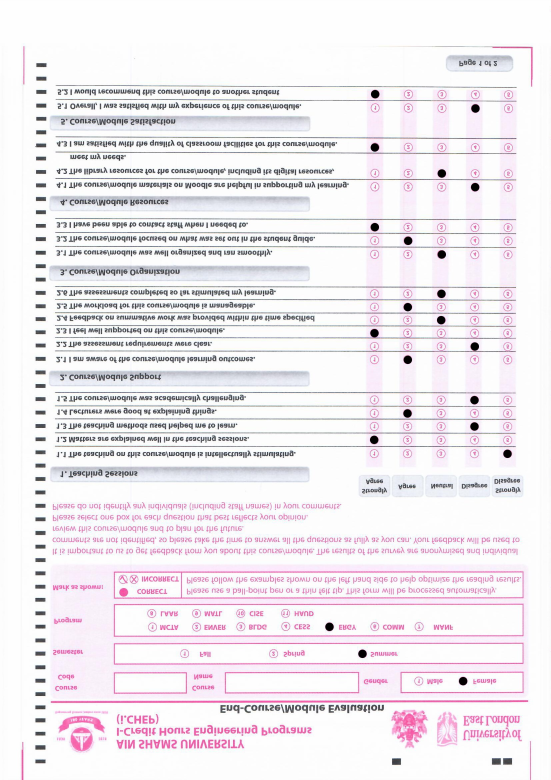
#> input picture testcases/13.jpg, 1653 x 2338 px, given in place of 1.jpg, which was not available (shown at 1/3 size)
$ python testbench.py
#> lines starting #> are read from the running program, lines starting #| are printed output that depends on the picture; after the words box and inside, x2 and y2 are one past the last pixel; in counts of white or black regions, pixels touching at a corner belong together; pictures that were not available may be replaced by others from this repository, and a replacement may not be noted
import numpy as np
import cv2
import math
import sys


# Returns the read image with correct orientation in greyscale
def retrieveImageWithOrientation():

    img = cv2.imread(imagePath, 0)
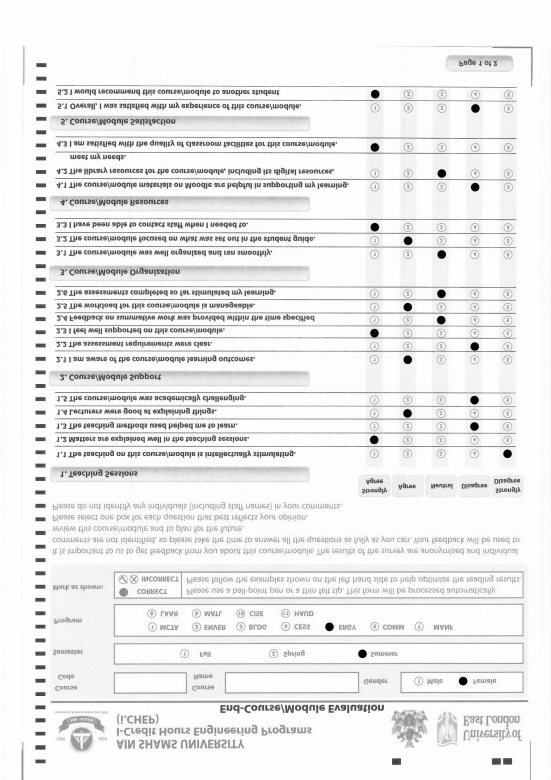
#> img: shape (2338, 1653) (shown at 1/3 size); min 0, max 255, mean 236.7

    # handling 90 degrees rotation
    if img.shape[0] < img.shape[1]:
        img = np.rot90(img)

    # 'D:/learning/cv/Optical-Mark-Recognition-OMR-/CSE365_test_cases_project_1/test_sample1.jpg'

    # Obtain edges
    img_edges = cv2.Canny(img, 100, 100, apertureSize=3)
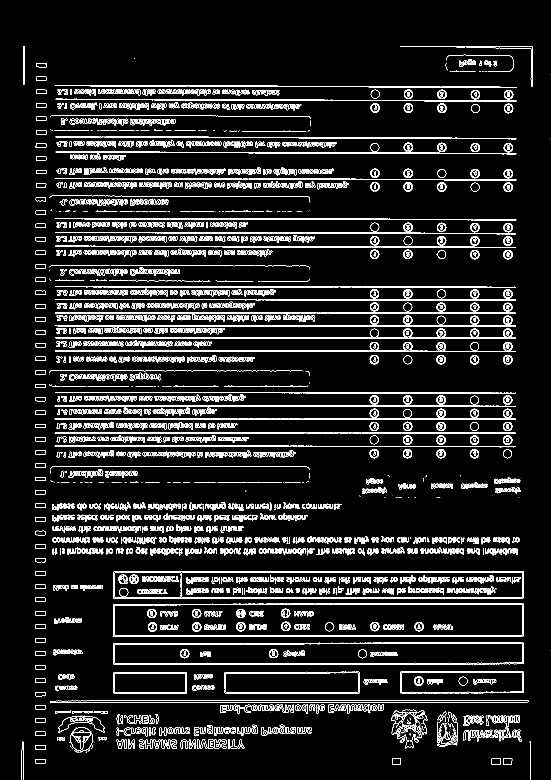
#> img_edges: shape (2338, 1653) (shown at 1/3 size); 6.1% white in thin lines or dots

    # Obtining lines in the image
    lines = cv2.HoughLinesP(img_edges, 1, math.pi / 180.0,
                            100, minLineLength=100, maxLineGap=5)
#> lines = 294 rows, first 6: [343, 1714, 1570, 1714], [341, 1795, 1244, 1795], [341, 1792, 1528, 1792], [172, 978, 1256, 978], [167, 1014, 1116, 1014], [165, 976, 1285, 976]

    # Through testing of a single line, we can determine the angle of rotation of the image
    x1, y1, x2, y2 = lines[0][0]
#> x1 = 343; y1 = 1714; x2 = 1570; y2 = 1714
    angle = math.degrees(math.atan2(y2 - y1, x2 - x1))
#> angle = 0

    # Applying affine rotation transformation with the pre-calculated angle to get an upright image
    image_center = tuple(np.array(img.shape[1::-1]) / 2)
#> image_center = (826.5, 1169)
    rot_mat = cv2.getRotationMatrix2D(image_center, angle, 1.0)
#> rot_mat = [[1, 0, 0], [0, 1, 0]]
    result = cv2.warpAffine(
        img, rot_mat, img.shape[1::-1], flags=cv2.INTER_LINEAR, borderValue=255)

    return result

# iteratorOfImages
for iteratorOfImages in range(1, 24):
    imagePath = f"d:/learning/cv/Optical-Mark-Recognition-OMR/testcases/{iteratorOfImages}.jpg"
    # Retrieving the image with correct upright orientation
    orientedImage = retrieveImageWithOrientation()


    # Getting Binary image
    _, thresh = cv2.threshold(orientedImage, 140, 255,
                            cv2.THRESH_BINARY_INV)
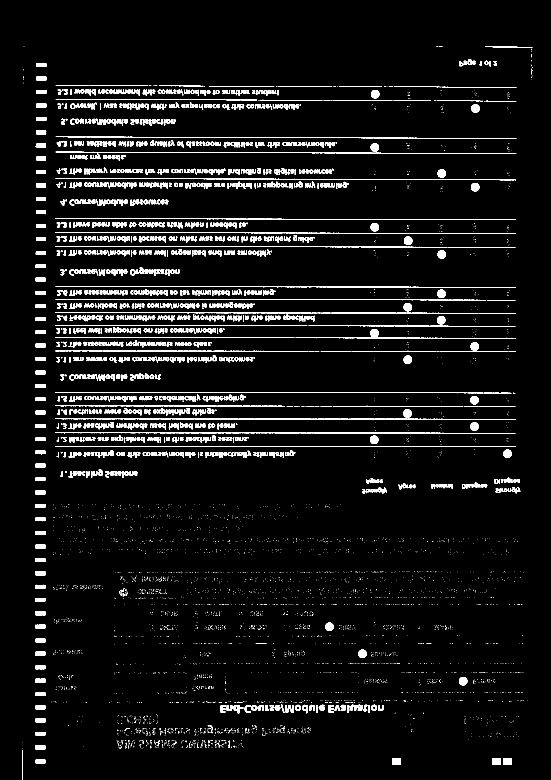
#> thresh: shape (2338, 1653) (shown at 1/3 size); 4.7% white; 5507 white regions (4199 under 20 px), largest, box (x1, y1, x2, y2) and area: (165, 1256, 1547, 1259) 2495, (166, 859, 1547, 863) 2214, (165, 1298, 1547, 1301) 2204

    # Handling horizontal and vertical flips
    openedBlocksImage = cv2.morphologyEx(
        thresh, cv2.MORPH_OPEN, cv2.getStructuringElement(cv2.MORPH_RECT, (25, 14)))
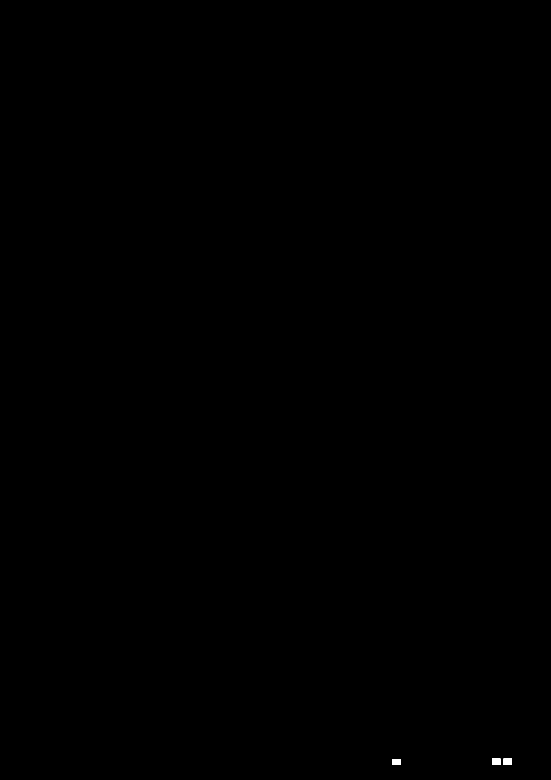
#> openedBlocksImage: shape (2338, 1653) (shown at 1/3 size); 0.04% white; 3 white regions, box (x1, y1, x2, y2) and area: (1476, 2276, 1502, 2295) 494, (1510, 2276, 1536, 2295) 493, (1176, 2277, 1202, 2295) 466

    # Obtaining centroids through connected components
    _, _, _, centroidsBlocksImg = cv2.connectedComponentsWithStats(
        openedBlocksImage, connectivity=8)
#> centroidsBlocksImg = [[825.8, 1168.1], [1188.6, 2285.5], [1488.5, 2285], [1522.5, 2285]]

    # Removing background connected component
    centroidsBlocksImg = centroidsBlocksImg[1: len(centroidsBlocksImg)]
#> centroidsBlocksImg = [[1188.6, 2285.5], [1488.5, 2285], [1522.5, 2285]]

    if centroidsBlocksImg[0][0] <= 520:
        thresh = cv2.flip(thresh, 1)

    if centroidsBlocksImg[0][1] >= 2000:
        thresh = cv2.flip(thresh, 0)
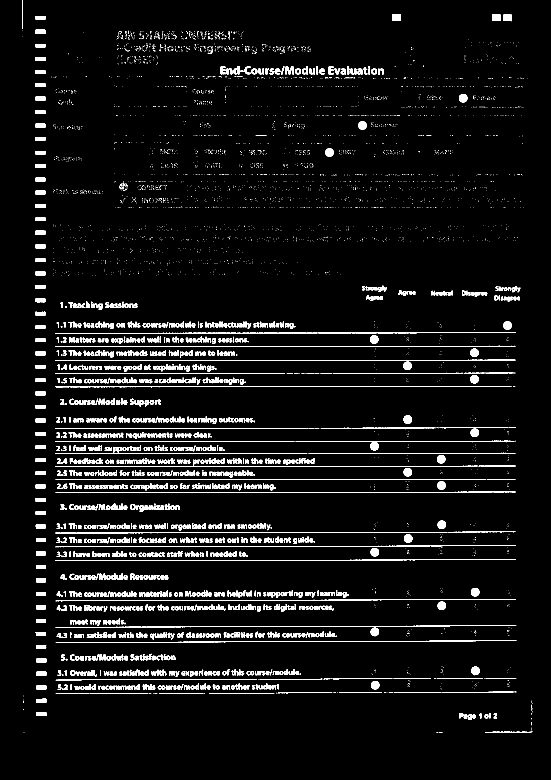
#> thresh: shape (2338, 1653) (shown at 1/3 size); 4.7% white; 5507 white regions (4199 under 20 px), largest, box (x1, y1, x2, y2) and area: (165, 1079, 1547, 1082) 2495, (166, 1475, 1547, 1479) 2214, (165, 1037, 1547, 1040) 2204


    # Opening Image to remove small pixels/noise
    openedImg = cv2.morphologyEx(
        thresh, cv2.MORPH_OPEN, cv2.getStructuringElement(cv2.MORPH_ELLIPSE, (20, 20)))
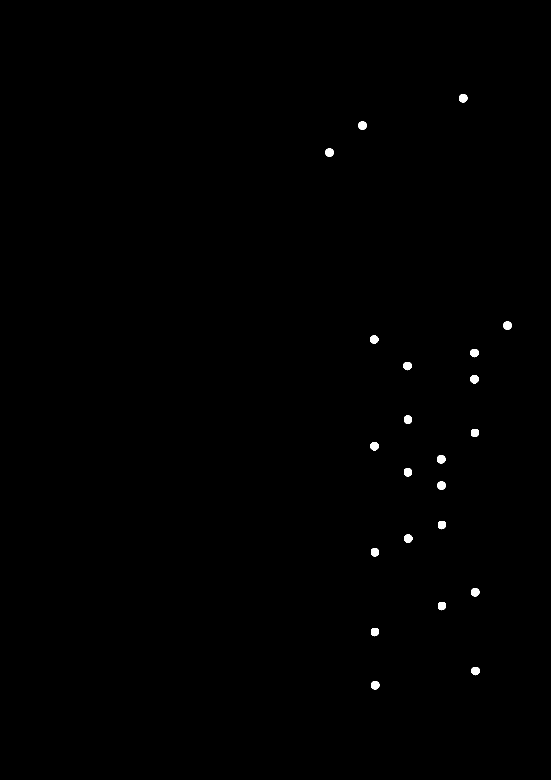
#> openedImg: shape (2338, 1653) (shown at 1/3 size); 0.28% white; 22 white regions, largest, box (x1, y1, x2, y2) and area: (1212, 1247, 1236, 1272) 492, (1312, 1366, 1336, 1391) 491, (1378, 283, 1402, 308) 486

    # Obtaining centroids through connected components
    _, _, _, centroids = cv2.connectedComponentsWithStats(
        openedImg, connectivity=8)
#> centroids = 23 rows, first 8: [824.8, 1168.1], [1389.2, 294.3], [1087.2, 376.3], [988.2, 457.3], [1522.2, 976.3], [1122.2, 1018.1], [1423.2, 1058.3], [1222.2, 1097.3]

    # Removing background connected component
    centroids = centroids[1: len(centroids)]
#> centroids = 22 rows, first 8: [1389.2, 294.3], [1087.2, 376.3], [988.2, 457.3], [1522.2, 976.3], [1122.2, 1018.1], [1423.2, 1058.3], [1222.2, 1097.3], [1423.2, 1137.3]

    # Sorting components by y-coordinate
    centroids = centroids[np.argsort(centroids[:, 1])]

    # Next few lines create three arrays for centroids lying in their respective areas
    # We do this to ignore blobs outside our area of intereset,
    # another benefit is to detect duplicate answers for the same question


    genderCentroids = []
    for i in range(len(centroids)):
        if centroids[i][0] >= 1200 and centroids[i][0] <= 1570 and centroids[i][1] >= 260 and centroids[i][1] <= 320:
            genderCentroids.append(centroids[i])
#> this loop made 22 passes
#> after the loop, genderCentroids = [[1389.2, 294.3]]

    semesterCentroids = []
    for i in range(len(centroids)):
        if centroids[i][0] >= 340 and centroids[i][0] <= 1570 and centroids[i][1] >= 345 and centroids[i][1] <= 405:
            semesterCentroids.append(centroids[i])
#> after the loop, semesterCentroids = [[1087.2, 376.3]]

    programCentroids = []
    for i in range(len(centroids)):
        if centroids[i][0] >= 340 and centroids[i][0] <= 1570 and centroids[i][1] >= 430 and centroids[i][1] <= 525:
            programCentroids.append(centroids[i])
#> after the loop, programCentroids = [[988.2, 457.3]]

    questionsCentroids = []
    for i in range(len(centroids)):
        if centroids[i][0] >= 1100 and centroids[i][0] <= 1560 and centroids[i][1] >= 930 and centroids[i][1] <= 2075:
            questionsCentroids.append(centroids[i])
#> after the loop, questionsCentroids = 19 items, first 6: [1522.2, 976.3], [1122.2, 1018.1], [1423.2, 1058.3], [1222.2, 1097.3], [1423.2, 1137.3], [1223.3, 1258.4]


    # Obtaining Gender through location tests
    gender = None
    if(len(genderCentroids) == 1):
        gender = "Male" if (genderCentroids[0][0] - 1240) < 80 else "Female"
#> gender = 'Female'
    elif (len(genderCentroids) > 1):
        gender = "DUPLICATE"

    # Obtaining semester through location tests
    semester = None
    if(len(semesterCentroids) == 1):
        semesterCentorid = int((semesterCentroids[0][0] - 540) / 265)
#> semesterCentorid = 2
        if semesterCentorid == 0:
            semester = "Fall"
        elif semesterCentorid == 1:
            semester = "Spring"
        elif semesterCentorid == 2:
            semester = "Summer"
    elif (len(semesterCentroids) > 1):
        semester = "DUPLICATE"

    # Obtaining program through location tests
    program = None
    if(len(programCentroids) == 1):
        programNumber = int((programCentroids[0][0] - 440) / 135)
#> programNumber = 4
        if programCentroids[0][1] > 440 and programCentroids[0][1] < 470:
            if programNumber == 0:
                program = "MCTA"
            elif programNumber == 1:
                program = "ENVR"
            elif programNumber == 2:
                program = "BLDG"
            elif programNumber == 3:
                program = "CESS"
            elif programNumber == 4:
                program = "ERGY"
            elif programNumber == 5:
                program = "COMM"
            elif programNumber == 6:
                program = "MANF"
        else:
            if programNumber == 0:
                program = "LAAR"
            elif programNumber == 1:
                program = "MATL"
            elif programNumber == 2:
                program = "CISE"
            elif programNumber == 3:
                program = "HAUD"
    elif (len(programCentroids) > 1):
        program = "DUPLICATE"

    # Data structure to hold ansewers to questions, initialized to None. Remains None if there is no answer

    questions = [[None, None, None, None, None],
                [None, None, None, None, None, None],
                [None, None, None],
                [None, None, None],
                [None, None]]

    questionsPlaces = [[976, 1018, 1058, 1097, 1137],
                    [1258, 1298, 1338, 1377, 1416, 1456],
                    [1574, 1615, 1656],
                    [1776, 1817, 1895],
                    [2012, 2055]]

    c = 0
    for i in range(len(questions)):
        for j in range(len(questions[i])):
            # tamam
            duplicateAvailable = 0
            if c < len(questionsCentroids)-1:
                for x in range(c+1, len(questionsCentroids)):
                    if questionsCentroids[c][1] - 10 < questionsCentroids[x][1] < questionsCentroids[c][1] + 10:
                        duplicateAvailable += 1

            if c < len(questionsCentroids):
                if (questionsPlaces[i][j] - 10) < questionsCentroids[c][1] < (questionsPlaces[i][j]+10)\
                        and (duplicateAvailable == 0):
                    questions[i][j] = int(
                        (questionsCentroids[c][0] - 1110) / 100) + 1
                    c += 1
                # if duplicates
                elif duplicateAvailable > 0:
                    questions[i][j] = "DUPLICATE"
                    c += duplicateAvailable + 1
#> after the loop, c = 19; questions = [[5, 1, 4, 2, 4], [2, 4, 1, 3, 2, 3], [3, 2, 1], [4, 3, 1], [4, 1]]
                # if no answer
                # else:
                #     pass


    outputString = f'Image   : {imagePath}\nGender  : {gender}\nSemester: {semester}\nProgram : {program}\nAnswers :'
    for i in range(len(questions)):
        outputString += f'\n\tSection {i+1}'
        for j in range(len(questions[i])):
            outputString += f'\n\t\tQ{j+1}. {questions[i][j]}'
        outputString += "\n"
#> this loop made 5 passes

    f = open(f"d:/learning/cv/Optical-Mark-Recognition-OMR/testbench_output/Output{iteratorOfImages}.txt", "wt")
    f.write(outputString)
    f.close()
#> pass 2 of the loop `for iteratorOfImages in range(1, 24):`:
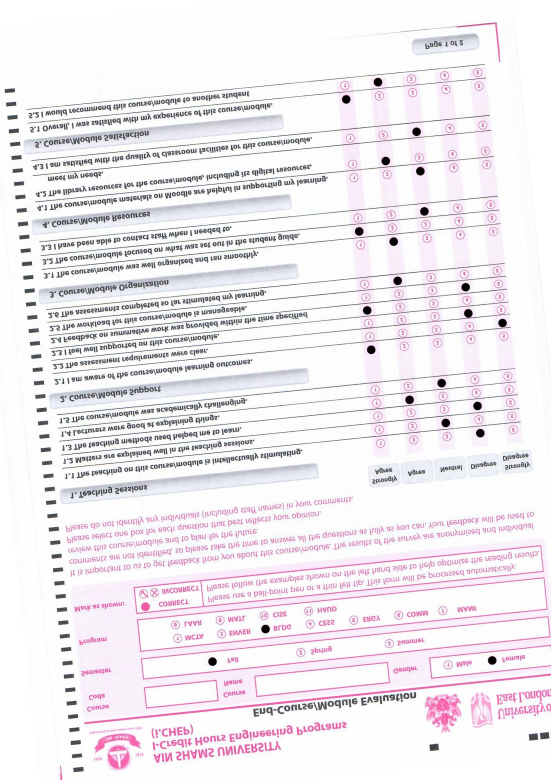
#> input picture testcases/16.jpg, 1653 x 2338 px, given in place of 2.jpg, which was not available (shown at 1/3 size)
#> in retrieveImageWithOrientation (call 2), `img_edges = cv2.Canny(img, 100, 100, apertureSize=3)`:
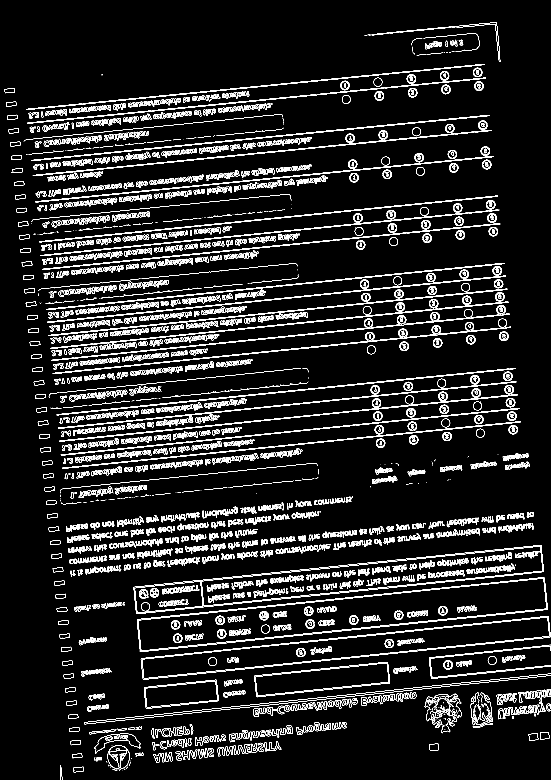
#> img_edges: shape (2338, 1653) (shown at 1/3 size); 6.1% white in thin lines or dots
#> lines = 266 rows, first 6: [352, 2162, 1652, 2026], [763, 2030, 1163, 1988], [655, 1928, 1424, 1848], [252, 2167, 1023, 2086], [423, 1955, 1354, 1858], [411, 1861, 1082, 1791]
#> x1 = 352; y1 = 2162; x2 = 1652; y2 = 2026
#> angle = -5.97
#> rot_mat = [[0.995, -0.104, 126.1], [0.104, 0.995, -79.65]]
#> openedBlocksImage: shape (2338, 1653); 0.04% white; 3 white regions, box (x1, y1, x2, y2) and area: (1175, 2277, 1201, 2296) 493, (1509, 2277, 1535, 2296) 493, (1475, 2278, 1501, 2296) 468
#> `_, _, _, centroidsBlocksImg = cv2.connectedComponentsWithStats( opened..`: centroidsBlocksImg = [[825.8, 1168.1], [1187.5, 2286], [1521.5, 2286], [1487.5, 2286.5]]
#> `centroidsBlocksImg = centroidsBlocksImg[1: len(centroidsBlocksImg)]`: centroidsBlocksImg = [[1187.5, 2286], [1521.5, 2286], [1487.5, 2286.5]]
#> `openedImg = cv2.morphologyEx( thresh, cv2.MORPH_OPEN, cv2.getStructuri..`:
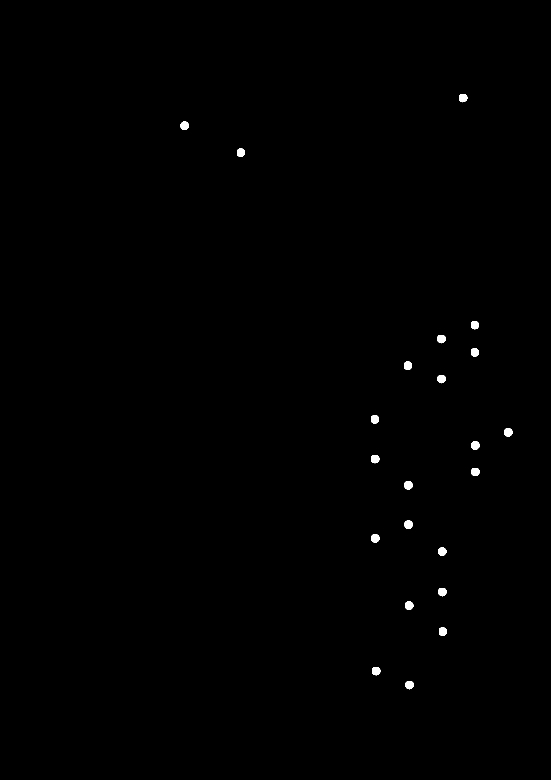
#> openedImg: shape (2338, 1653) (shown at 1/3 size); 0.28% white; 22 white regions, largest, box (x1, y1, x2, y2) and area: (1414, 1324, 1439, 1350) 509, (1215, 1805, 1240, 1830) 507, (1315, 1764, 1340, 1789) 505
#> `_, _, _, centroids = cv2.connectedComponentsWithStats( openedImg, conn..`: centroids = 23 rows, first 8: [824.8, 1168.1], [1388.5, 293.4], [553.6, 376.7], [722.1, 457.5], [1424.1, 975], [1324.1, 1016.3], [1424.1, 1056.7], [1223.3, 1096.6]
#> `centroids = centroids[1: len(centroids)]`: centroids = 22 rows, first 8: [1388.5, 293.4], [553.6, 376.7], [722.1, 457.5], [1424.1, 975], [1324.1, 1016.3], [1424.1, 1056.7], [1223.3, 1096.6], [1324.2, 1136.3]
#> the loop `for i in range(len(centroids)):` made 22 passes
#> after the loop `for i in range(len(centroids)):`: genderCentroids = [[1388.5, 293.4]]
#> after the loop `for i in range(len(centroids)):`: semesterCentroids = [[553.6, 376.7]]
#> after the loop `for i in range(len(centroids)):`: programCentroids = [[722.1, 457.5]]
#> after the loop `for i in range(len(centroids)):`: questionsCentroids = 19 items, first 6: [1424.1, 975], [1324.1, 1016.3], [1424.1, 1056.7], [1223.3, 1096.6], [1324.2, 1136.3], [1124.3, 1257.6]
#> semesterCentorid = 0
#> programNumber = 2
#> after the loop `for i in range(len(questions)):`: c = 19; questions = [[4, 3, 4, 2, 3], [1, 5, 4, 1, 4, 2], [2, 1, 3], [3, 2, 3], [1, 2]]
#> the loop `for i in range(len(questions)):` made 5 passes
#> (the run stopped early here; a loop or call above may not have finished)
